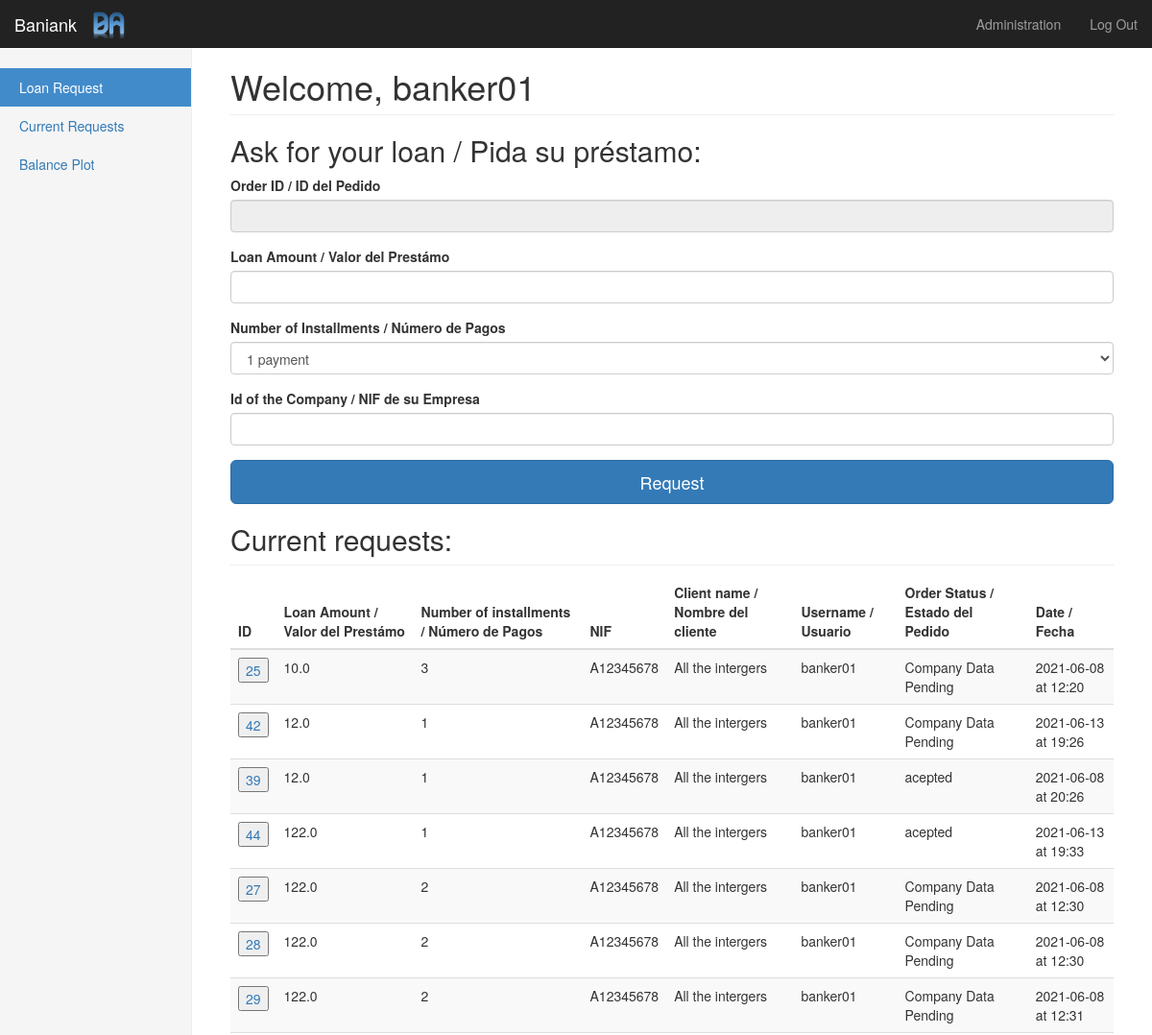
The app's page /loan (signed in, upper part), older data.
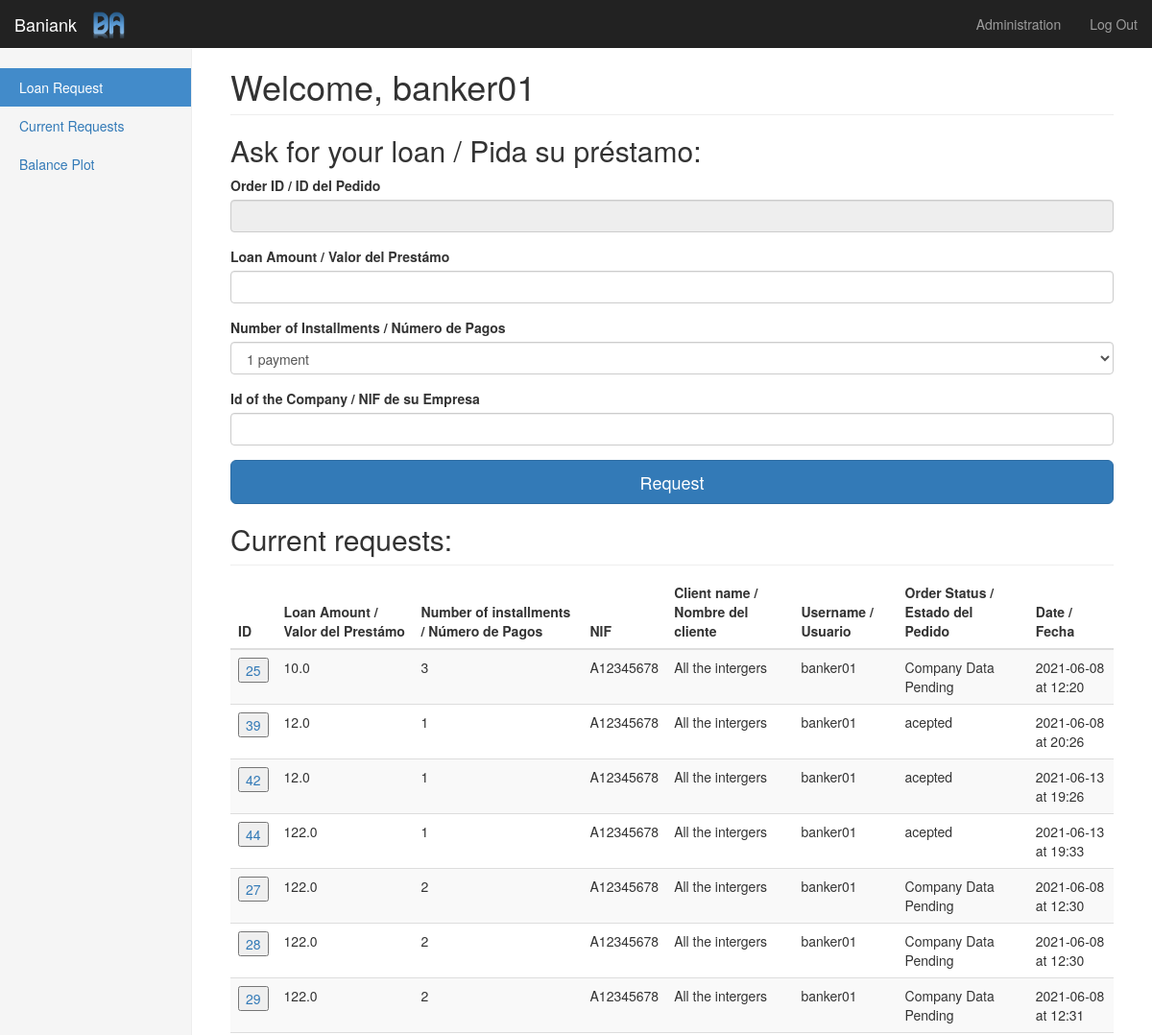
The same page, newer data.
### app.py (models this page shows)
class Loan(UserMixin, db.Model):
    id = db.Column(db.Integer, primary_key=True)
    loan_amount = db.Column(db.Float())
    number_of_installments = db.Column(db.Integer())
    username = db.Column(db.String(15))
    nif = db.Column(db.String(9))
    status = db.Column(db.String(15))
    monthly_payment = db.Column(db.Float())
    data_timestamp = db.Column(db.DateTime, default=datetime.utcnow)

class Company(UserMixin, db.Model):
    id = db.Column(db.Integer, primary_key=True)
    nif = db.Column(db.String(9))
    name = db.Column(db.String(50))
    cnae = db.Column(db.String(1))
    p10000 = db.Column(db.Float)
    p20000 = db.Column(db.Float)
    p40100_plus_40500 = db.Column(db.Float)
    p49100_plus_40800 = db.Column(db.Float)
    p31200_plus_32300 = db.Column(db.Float)
    ebitda_income = db.Column(db.Float)
    debt_ebitda = db.Column(db.Float)
    rraa_rrpp = db.Column(db.Float) # Leveraging - External Resources / Own Resources - Recursos Ajenos / recursos propios
    log_operating_income = db.Column(db.Float)
    return_on_assets = db.Column(db.Float)
    prob_default = db.Column(db.Float)
    username = db.Column(db.String(15))
    data_timestamp = db.Column(db.DateTime, default=datetime.utcnow)

### app.py (the view, shortened to what this page needs)
@app.route('/loan', methods=['GET', 'POST'])
@login_required
def loan():
    form = LoanForm()
    message = ''
    order_history = db.session.query(Loan, Company).join(Company, Loan.nif == Company.nif).filter_by(username=current_user.username)
    return render_template('loan.html', form=form, \
                           rows=order_history, \
                           message=message, \
                           name=current_user.username, \
                           bank_name=bank.name,
                           companies=Company.query.filter_by(username=current_user.username))

### app.py
class LoanForm(FlaskForm):
    rowid = StringField('Order ID / ID del Pedido')
    loan_amount = MyFloatField('Loan Amount / Valor del Prestámo ', validators=[InputRequired()])
    number_of_installments = SelectField('Number of Installments / Número de Pagos', choices=[('1', '1 payment'), ('2', '2 payments'), ('3', '3 payments'), ('4', '4 payments'),('5', '5 payments'), ('6', '6 payments'), ('7', '7 payments'), ('8', '8 payments')])
    nif = StringField('Id of the Company / NIF de su Empresa', validators=[InputRequired(), Length(min=9, max=9)],default='')

### app.py (called while the page is built)
@login_manager.user_loader
def load_user(user_id):
    return User.query.get(int(user_id))

### templates/loan.html (shortened to what this page needs)
{% extends "bootstrap/base.html" %}
{% import "bootstrap/wtf.html" as wtf %}
{% block styles %}
{{super()}}
<link rel="stylesheet" href="{{url_for('.static', filename='dashboard.css')}}">
{% endblock %}
{% block content %}
<nav class="navbar navbar-inverse navbar-fixed-top">
  <div class="container-fluid">
    <div class="navbar-header">
      <img src="{{url_for('.static', filename='logo.png')}}" alt="{{bank_name}} logo" height="40">
      <div class="navbar-brand">{{bank_name}}</div>
    </div>
    <div id="navbar" class="navbar-collapse collapse">
      <ul class="nav navbar-nav navbar-right">
        <li><a href="{{ url_for('admin') }}">Administration</a></li>
        <li><a href="{{ url_for('logout') }}">Log Out</a></li>
      </ul>
    </div>
  </div>
</nav>
<div class="container-fluid">
  <div class="row">
    <div class="col-sm-3 col-md-2 sidebar">
      <ul class="nav nav-sidebar">
        <li class="active"><a href="/loan">Loan Request<span class="sr-only">(current)</span></a></li>
        <li class="inactive"><a href="/currents">Current Requests<span class="sr-only">(current)</span></a></li>
        <li class="inactive"><a href="/balance_plot">Balance Plot<span class="sr-only">(current)</span></a></li>
      </ul>
    </div>
    <div class="col-sm-9 col-sm-offset-3 col-md-10 col-md-offset-2 main">
      <h1 class="page-header">Welcome, {{ name }}</h1>
      {% if message == '' %}
      <form class="form-signin" method="POST" action="/loan">
        <h2 class="form-signin-heading">Ask for your loan / Pida su préstamo:</h2>
        {{ wtf.form_field(form.rowid, readonly="readonly") }}
        {{ wtf.form_field(form.loan_amount) }}
        {{ wtf.form_field(form.number_of_installments) }}
        {{ wtf.form_field(form.nif, list="companies") }}
        <button class="btn btn-lg btn-primary btn-block" type="submit">Request</button>
      </form>
      {% else %}
      <h2> {{ message }} </h2>
      {% endif %}
      <h2 class="sub-header">Current requests:</h2>
      <div class="table-responsive">
        <table id="myTable" class="table table-striped">
          <thead>
            <tr>
              <th>ID</th>
              <th>Loan Amount / Valor del Prestámo</th>
              <th>Number of installments / Número de Pagos</th>
              <th>NIF</th>
              <th>Client name / Nombre del cliente</th>
              <th>Username / Usuario</th>
              <th>Order Status / Estado del Pedido</th>
              <th>Date / Fecha</th>
            </tr>
          </thead>
          <tbody>
            {% for row in rows %}
            <tr>
              <td> <a>
                <form action="/loan" method="POST">
                  <input type="submit" value={{ row.Loan.id }}>
                </form>
              </a></td>
            <td> {{ row.Loan.loan_amount }}</td>
            <td> {{ row.Loan.number_of_installments }} </td>
            <td> {{ row.Loan.nif }} </td>
            <td> {{ row.Company.name }} </td>
            <td> {{ row.Loan.username }} </td>
            <td> {{ row.Loan.status }} </td>
            <td> {{ row.Loan.data_timestamp.strftime('%Y-%m-%d at %H:%M') }} </td>
            </tr>
            {% endfor %}
          </tbody>
        </table>
      </div>
    </div>
  </div>
</div>
{% endblock %}

Row changes from the older to the newer data that the page shows:
shown differently, row unchanged: Loan "2021-06-08 at 20:26": moves up the list
changed Loan "2021-06-13 at 19:26": Loan.status "Company Data Pending" → "acepted"
